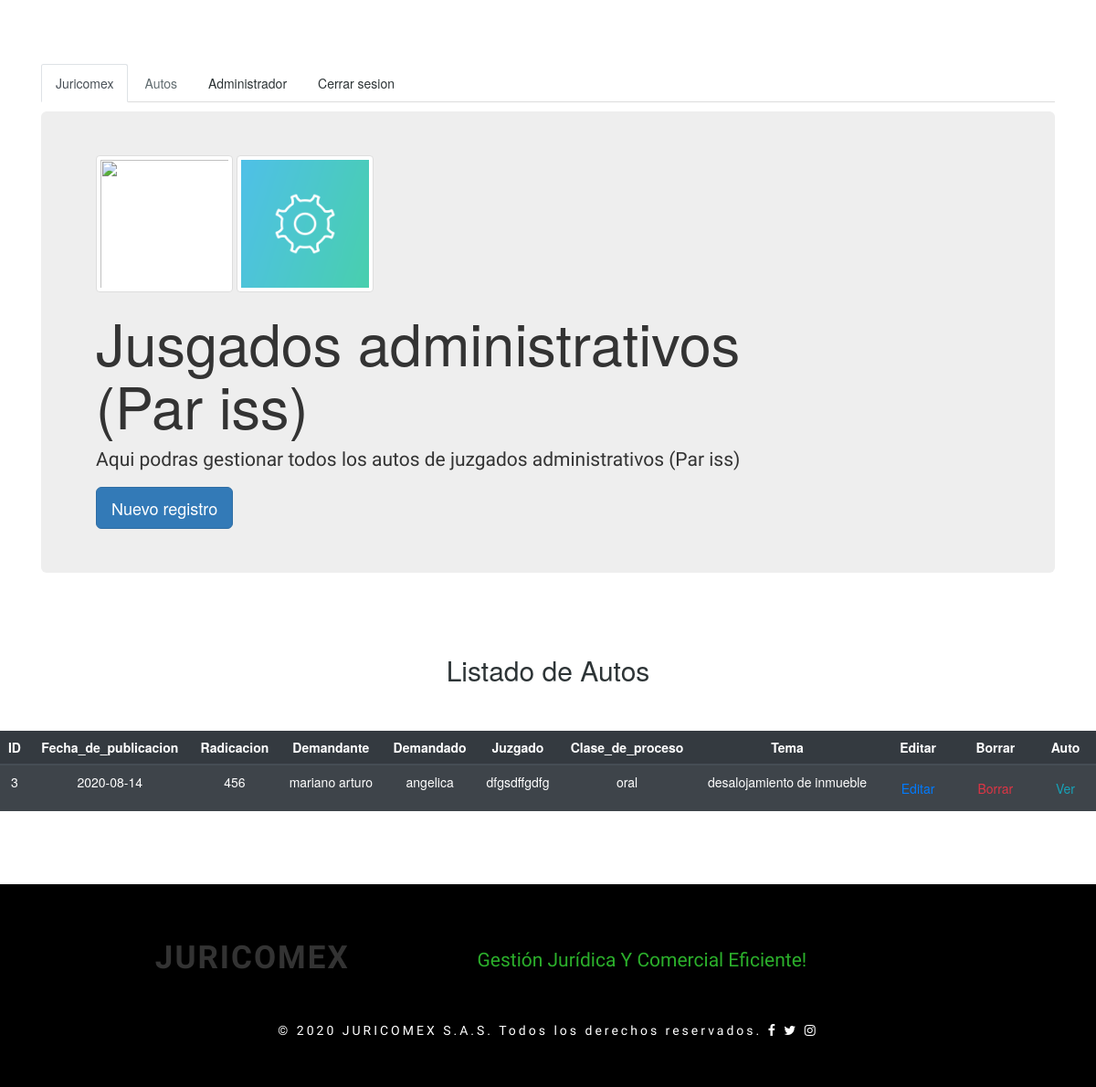
/juzadministrativo2.php (signed in), run on the app's committed database.
### tables this page shows
CREATE TABLE `juzadministrativo2` (
  `id` int(11) NOT NULL,
  `fechapublicacion` date NOT NULL,
  `radicacion` varchar(25) NOT NULL,
  `demandante` varchar(50) NOT NULL,
  `demandado` varchar(50) NOT NULL,
  `juzgado` varchar(40) NOT NULL,
  `tproceso` varchar(50) NOT NULL,
  `tema` varchar(100) NOT NULL,
  `enlace` varchar(200) NOT NULL
);

### juzadministrativo2.php (the view, shortened to what this page needs)
<?php
    if (isset($_SESSION['id'])) {
       $servername = "localhost";
        $username   = "root";
        $password   = "";
        $dbname     = "juricomex";
        try {
              $conn = new PDO("mysql:host=$servername;dbname=$dbname", $username, $password);
              $conn->setAttribute(PDO::ATTR_ERRMODE, PDO::ERRMODE_EXCEPTION);
              $stmt = $conn->prepare("SELECT * FROM juzadministrativo2 LIMIT 10");
              $stmt->execute();
              $rows = $stmt->fetchAll(PDO::FETCH_OBJ);
          } catch(PDOexception $e) {
            echo $e->getMessage();
          }
        ?>
<!DOCTYPE html>
<html lang="es">
  <head>
 <link rel="stylesheet" href="https://stackpath.bootstrapcdn.com/bootstrap/4.5.0/css/bootstrap.min.css">
<link href="css/style.css" rel="stylesheet" type="text/css" media="all">
<link rel="stylesheet" href="css/flexslider.css" type="text/css" media="all" property="" />
<link href="css/easy-responsive-tabs.css" rel='stylesheet' type='text/css'/>
<link rel="stylesheet" href="css/chocolat.css" type="text/css" media="all">
<link href="css/bootstrap.min.css" rel="stylesheet" type="text/css" media="all">
<link href="css/font-awesome.min.css" rel="stylesheet" type="text/css" media="all">
  </head>
<body>
<div class="container">
<ul class="nav nav-tabs">
  <li class="nav-item">
    <a class="nav-link active" href="inmobiliaria.php">Juricomex</a>
  </li>
  <li class="nav-item">
    <a style="color:#636e72;" class="nav-link disabled" href="#" tabindex="-1" aria-disabled="true">Autos</a>
  </li>
  <li class="nav-item">
    <a style="color:#2d3436;" class="nav-link" href="users.php">Administrador</a>
  </li>
  <li class="nav-item">
    <a style="color:#2d3436;" class="nav-link" href="logout.php">Cerrar sesion</a>
  </li>
</ul>
<div class="jumbotron mt-3">
  <img class="img-thumbnail" src="images/iss.png" alt="">
  <img class="img-thumbnail" src="images/gestion.png" alt="" width="150px" height="150px">
  <h1>Jusgados administrativos<br> (Par iss)</h1>
  <p class="lead">Aqui podras gestionar todos los autos de juzgados administrativos (Par iss)</p>
  <a class="btn btn-lg btn-primary" href="create3.php" role="button">Nuevo registro</a>
 </div>
</div>
  <br><br>
      <h2 style="color:#2d3436; text-align: center;">Listado de Autos</h2><br><br>
      <div class="table-responsive">
        <table class="table table-striped table-dark">
          <thead class="thead-dark">
            <tr>
              <th style="text-align: center;">ID</th>
              <th style="text-align: center;">Fecha_de_publicacion</th>
              <th style="text-align: center;">Radicacion</th>
              <th style="text-align: center;">Demandante</th>
              <th style="text-align: center;">Demandado</th>
              <th style="text-align: center;">Juzgado</th>
              <th style="text-align: center;">Clase_de_proceso</th>
              <th style="text-align: center;">Tema</th>
              <th style="text-align: center;">Editar</th>
              <th style="text-align: center;">Borrar</th>
              <th style="text-align: center;">Auto</th>
            </tr>
          </thead>
          <tbody>
            <?php
               foreach ($rows as $row) {
            ?>
            <tr>
              <td style="color:#FFFFFF; text-align: center;"><?=$row->id?></td>
              <td style="color:#FFFFFF; text-align: center;"><?=$row->fechapublicacion?></td>
              <td style="color:#FFFFFF; text-align: center;"><?=$row->radicacion?></td>
              <td style="color:#FFFFFF; text-align: center;"><?=$row->demandante?></td>
              <td style="color:#FFFFFF; text-align: center;"><?=$row->demandado?></td>
              <td style="color:#FFFFFF; text-align: center;"><?=$row->juzgado?></td>
              <td style="color:#FFFFFF; text-align: center;"><?=$row->tproceso?></td>
              <td style="color:#FFFFFF; text-align: center;"><?=$row->tema?></td>
              <td style="text-align: center;"><a href="editaradministrativo2.php?id=<?=$row->id?>" class="btn btn-outline-primary">Editar</a></td>
              <td style="text-align: center;"><a href="deleteadministrativo2.php?id=<?=$row->id?>" class="btn btn-outline-danger">Borrar</a></td>
              <td style="text-align: center;"><a href="<?=$row->enlace?>" class="btn btn-outline-info">Ver</a></td>
            </tr>
            <?php
            }
            ?>
          </tbody>
        </table>
      </div>
<br><br><br>
<div class="footer-agile">
  <div class="container">
    <div class="col-md-5 footer-main1">
      <h2>JURICOMEX</h2>
    </div><br>
    <div class="col-md-7 footer-main2">
      <h4>Gestión jurídica y comercial eficiente!</h4>
    </div>
     <div class="clearfix"> </div>
    <div class="copyright-agile">
      <p>&copy; 2020 JURICOMEX S.A.S. Todos los derechos reservados.
      <a href="https://www.facebook.com/JURIComex/"><i class="fa fa-facebook f1" aria-hidden="true"></i></a>
      <a href="https://twitter.com/comexjuris" ><i class="fa fa-twitter f2" aria-hidden="true"></i></a>
      <a href="https://www.instagram.com/comexjuris/?hl=es-la" ><i class="fa fa-instagram f3" aria-hidden="true"></i></a>
      </p>
    </div>
  </div>
</div>
  </body>
</html>
 <?php
} else{
  header('location: login.php');
}
?>

### css/style.css (style rules this page uses)
h1,h2,h3,h4,h5,h6 { font-family: 'Play', sans-serif; }
body p { font-family: 'Play', sans-serif; }
ul ,ol { padding:0; }
h1,h2,h3,h4,h5,h6 { margin:0; }
.footer-agile { background: #000; padding:3em 0em; }
.footer-main2 h4 { font-size: 1.5em; text-transform: capitalize; color: #2baf2b; font-family: 'Play', sans-serif; }
.footer-main1 h2 { text-align: center; font-size: 2.5em; text-transform: uppercase; font-weight: bold; letter-spacing: 2px; font-family: 'Play', sans-serif; }
.copyright-agile { text-align: center; padding: 40px 0px 0px; }
.copyright-agile p { color: white; letter-spacing: 1px; font-size: 1em; letter-spacing:3px; }
.copyright-agile p a { color: #fff !important; font-family: 'Play', sans-serif; text-decoration: none !important; }

### css/easy-responsive-tabs.css (style rules this page uses)
body { margin: 0px; padding: 0px; background: #f5f5f5; font-weight: 500; }
ul.resp-tabs-list, p { margin: 0px; padding: 0px; }

### css/chocolat.css (style rules this page uses)
body { margin:0; padding:0; }

### juzadministrativo2.php (style rules this page uses)
body { background-image: url("images/fondo-bluejpg"); }
ul { margin-top: 5em; }
.img-thumbnail { width: 150px; height: 150px; }

### data on the page
juzadministrativo2: id "3", fechapublicacion "2020-08-14", radicacion "456", demandante "mariano arturo", demandado "angelica", juzgado "dfgsdffgdfg", tproceso "oral", tema "desalojamiento de inmueble"
